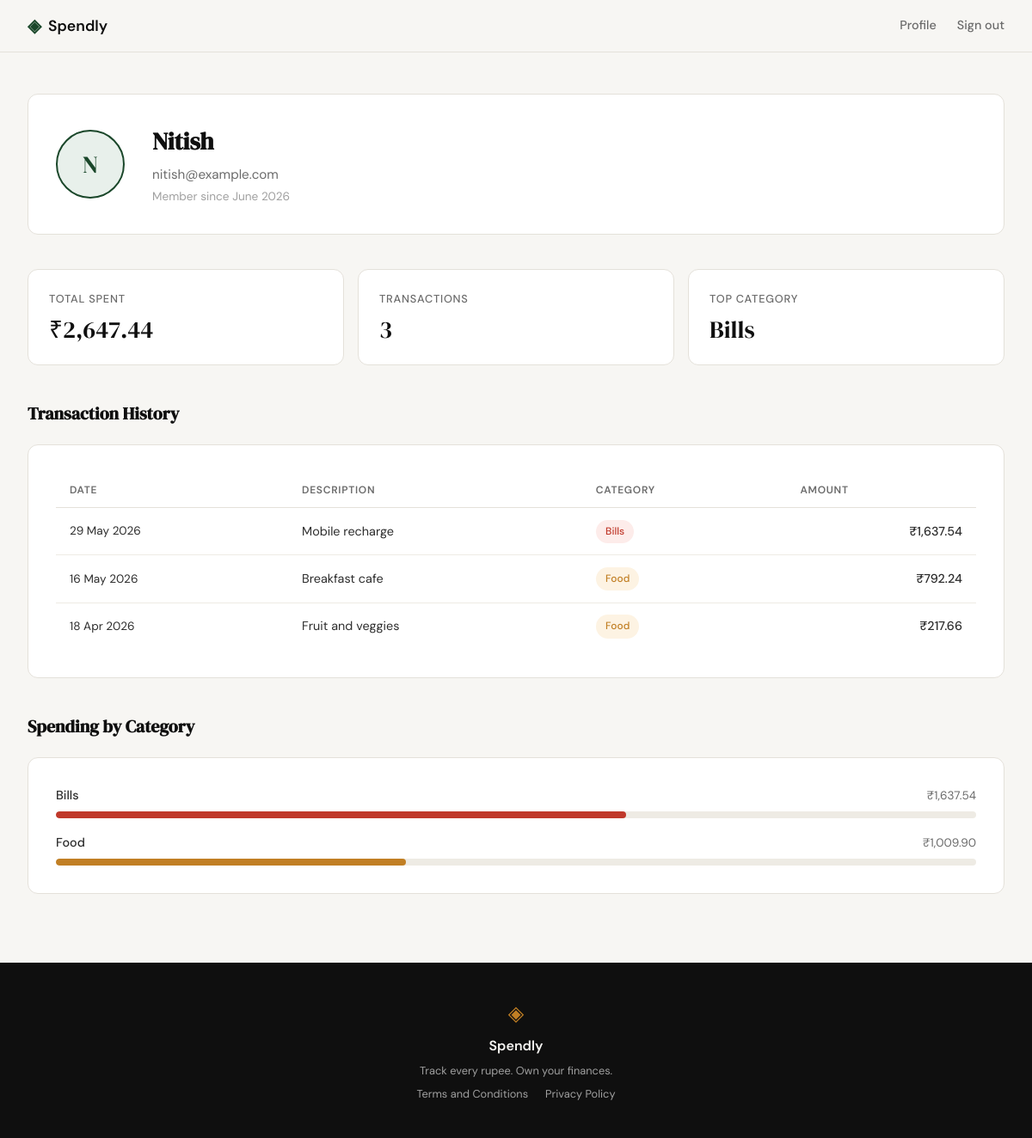
The app's page /profile (signed in) with its own data.
### tables this page shows
CREATE TABLE users (
            id            INTEGER PRIMARY KEY AUTOINCREMENT,
            name          TEXT    NOT NULL,
            email         TEXT    UNIQUE NOT NULL,
            password_hash TEXT    NOT NULL,
            created_at    TEXT    DEFAULT (datetime('now'))
        );

CREATE TABLE expenses (
            id          INTEGER PRIMARY KEY AUTOINCREMENT,
            user_id     INTEGER NOT NULL REFERENCES users(id),
            amount      REAL    NOT NULL,
            category    TEXT    NOT NULL,
            date        TEXT    NOT NULL,
            description TEXT,
            created_at  TEXT    DEFAULT (datetime('now'))
        );

### app.py (the view)
@app.route("/profile")
def profile():
    if not session.get("user_id"):
        return redirect(url_for("login"))
    user_id = session["user_id"]
    user_data = get_user_by_id(user_id)
    if user_data is None:
        abort(404)
    words = user_data["name"].split()
    initials = "".join(w[0] for w in words[:2]).upper()
    user = {
        "name":         user_data["name"],
        "email":        user_data["email"],
        "member_since": user_data["member_since"],
        "initials":     initials,
    }
    stats = get_summary_stats(user_id)
    transactions = get_recent_transactions(user_id)
    categories = [
        {"name": c["name"], "amount": c["amount"], "percent": c["pct"]}
        for c in get_category_breakdown(user_id)
    ]
    return render_template("profile.html",
        user=user, stats=stats,
        transactions=transactions, categories=categories,
    )

### database/db.py (called while the page is built)
def get_db():
    conn = sqlite3.connect(DB_PATH)
    conn.row_factory = sqlite3.Row
    conn.execute("PRAGMA foreign_keys = ON")
    return conn

### database/queries.py (called while the page is built)
def get_user_by_id(user_id):
    conn = get_db()
    row = conn.execute(
        "SELECT name, email, created_at FROM users WHERE id = ?",
        (user_id,)
    ).fetchone()
    conn.close()
    if row is None:
        return None
    dt = datetime.strptime(row["created_at"], "%Y-%m-%d %H:%M:%S")
    return {
        "name": row["name"],
        "email": row["email"],
        "member_since": dt.strftime("%B %Y"),
    }

def get_summary_stats(user_id):
    conn = get_db()
    rows = conn.execute(
        "SELECT amount, category FROM expenses WHERE user_id = ?",
        (user_id,)
    ).fetchall()
    conn.close()
    if not rows:
        return {"total_spent": "₹0.00", "transaction_count": 0, "top_category": "—"}
    total = sum(r["amount"] for r in rows)
    category_totals = {}
    for r in rows:
        category_totals[r["category"]] = category_totals.get(r["category"], 0) + r["amount"]
    top_category = max(category_totals, key=category_totals.get)
    return {
        "total_spent": f"₹{total:,.2f}",
        "transaction_count": len(rows),
        "top_category": top_category,
    }

def get_recent_transactions(user_id, limit=10):
    conn = get_db()
    rows = conn.execute(
        "SELECT date, description, category, amount FROM expenses"
        " WHERE user_id = ? ORDER BY date DESC, id DESC LIMIT ?",
        (user_id, limit)
    ).fetchall()
    conn.close()
    result = []
    for r in rows:
        dt = datetime.strptime(r["date"], "%Y-%m-%d")
        result.append({
            "date": dt.strftime("%d %b %Y"),
            "description": r["description"],
            "category": r["category"],
            "amount": f"₹{r['amount']:,.2f}",
        })
    return result

### templates/profile.html (shortened to what this page needs)
{% extends "base.html" %}
{% block head %}
<link rel="stylesheet" href="{{ url_for('static', filename='css/profile.css') }}">
{% endblock %}
{% block content %}
<div class="profile-page">
    <div class="profile-inner">
        <section class="profile-header section-card">
            <div class="profile-avatar">
                <span class="avatar-initials">{{ user.initials }}</span>
            </div>
            <div class="profile-identity">
                <h1 class="profile-name">{{ user.name }}</h1>
                <p class="profile-email">{{ user.email }}</p>
                <p class="profile-since">Member since {{ user.member_since }}</p>
            </div>
        </section>
        <div class="profile-stats">
            <div class="stat-card">
                <p class="stat-label">Total Spent</p>
                <p class="stat-value">{{ stats.total_spent }}</p>
            </div>
            <div class="stat-card">
                <p class="stat-label">Transactions</p>
                <p class="stat-value">{{ stats.transaction_count }}</p>
            </div>
            <div class="stat-card">
                <p class="stat-label">Top Category</p>
                <p class="stat-value">{{ stats.top_category }}</p>
            </div>
        </div>
        <section class="profile-section">
            <h2 class="section-title">Transaction History</h2>
            <div class="section-card">
                <div class="table-scroll">
                    <table class="tx-table">
                        <thead>
                            <tr>
                                <th>Date</th>
                                <th>Description</th>
                                <th>Category</th>
                                <th class="tx-amount-col">Amount</th>
                            </tr>
                        </thead>
                        <tbody>
                            {% for tx in transactions %}
                            <tr>
                                <td class="tx-date">{{ tx.date }}</td>
                                <td>{{ tx.description }}</td>
                                <td>
                                    <span class="badge badge--{{ tx.category | lower }}">
                                        {{ tx.category }}
                                    </span>
                                </td>
                                <td class="tx-amount">{{ tx.amount }}</td>
                            </tr>
                            {% endfor %}
                        </tbody>
                    </table>
                </div>
            </div>
        </section>
        <section class="profile-section">
            <h2 class="section-title">Spending by Category</h2>
            <div class="section-card">
                <div class="breakdown-list">
                    {% for cat in categories %}
                    <div class="breakdown-row">
                        <div class="breakdown-meta">
                            <span class="breakdown-name">{{ cat.name }}</span>
                            <span class="breakdown-amount">{{ cat.amount }}</span>
                        </div>
                        <div class="breakdown-track">
                            <div class="breakdown-bar breakdown-bar--{{ cat.name | lower }}"
                                 style="--bar-width: {{ cat.percent }}%"></div>
                        </div>
                    </div>
                    {% endfor %}
                </div>
            </div>
        </section>
    </div>
</div>
{% endblock %}

### static/css/style.css (style rules this page uses)
:root { --ink: #0f0f0f; --ink-soft: #2d2d2d; --ink-muted: #6b6b6b; --ink-faint: #a0a0a0; --paper: #f7f6f3; --paper-warm: #f0ede6; --paper-card: #ffffff; --accent: #1a472a; --accent-light: #e8f0eb; --accent-2: #c17f24; --accent-2-light: #fdf3e3; --danger: #c0392b; --danger-light: #fdecea; --border: #e4e1da; --border-soft: #eeebe4; --font-display: 'DM Serif Display', Georgia, serif; --font-body: 'DM Sans', system-ui, sans-serif; --max-width: 1200px; --auth-width: 440px; --radius-sm: 6px; --radius-md: 12px; --radius-lg: 20px; }
*, *::before, *::after { box-sizing: border-box; margin: 0; padding: 0; }
html { font-size: 16px; scroll-behavior: smooth; }
body { background: var(--paper); color: var(--ink); font-family: var(--font-body); font-size: 1rem; line-height: 1.6; -webkit-font-smoothing: antialiased; }

### records on screen
users: name "Nitish", email "nitish@example.com"
expenses: top_category "Bills", date "29 May 2026", description "Mobile recharge", category "Bills", amount "₹1,637.54"
expenses: date "16 May 2026", description "Breakfast cafe", category "Food", amount "₹792.24"
expenses: date "18 Apr 2026", description "Fruit and veggies", category "Food", amount "₹217.66"

### other values on screen
{{ user.initials }} "N"
{{ user.member_since }} "June 2026"
{{ stats.total_spent }} "₹2,647.44"
{{ stats.transaction_count }} "3"
{{ cat.name }} "Bills" "Food"
{{ cat.amount }} "₹1,637.54" "₹1,009.90"
